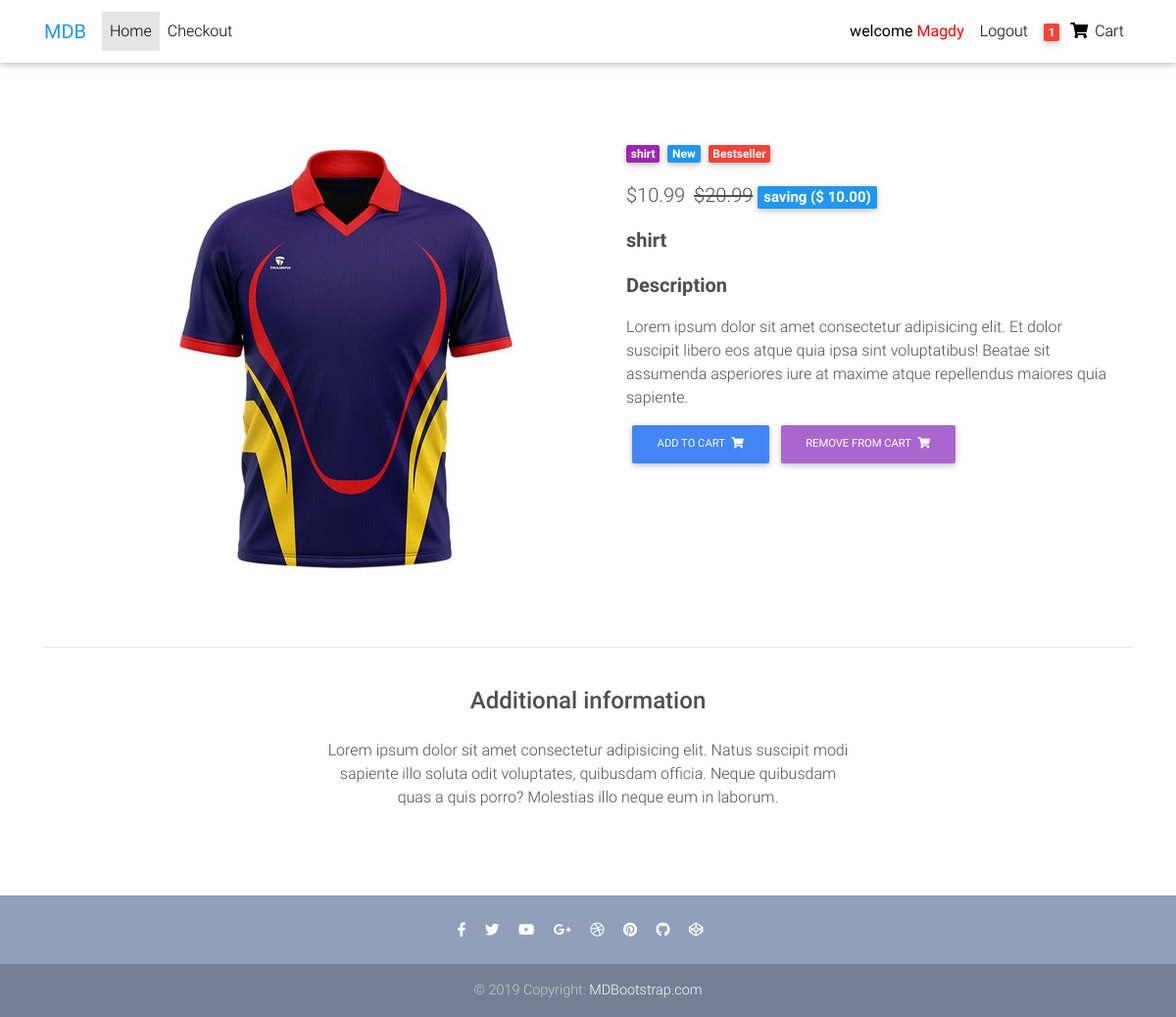
Page /oneItem/shirt (signed in) on the committed database.
### product/models.py (models this page shows, shortened)
class Order( models.Model):
    user=models.ForeignKey(settings.AUTH_USER_MODEL,on_delete=models.CASCADE)
    item = models.ManyToManyField(OrderItem,related_name='orderItems')# model.objects.add(item)
    start_date=models.DateField(auto_now_add=True)
    ordered_date = models.DateTimeField(default=timezone.now)
    ordered=models.BooleanField(default=False)

class OrderItem(models.Model):
        user=models.ForeignKey(settings.AUTH_USER_MODEL,on_delete=models.CASCADE,null=True,blank=True)
        item=models.ForeignKey(Item,on_delete=models.CASCADE)
        quantaty=models.IntegerField(default=1)
        ordered=models.BooleanField(default=False)

class Item(models.Model):
    title = models.CharField(max_length = 150)
    price = models.DecimalField(max_digits=100, decimal_places=2)
    discount_price=models.FloatField(blank=True,null=True)
    category=models.CharField(choices=CATEGORY_CHOICES,max_length=2,default='s')
    label=models.CharField(choices=LABEL_CHOICES,max_length=1,default='p')
    slug=models.SlugField(default='')
    description=models.TextField(null=True,blank=True)
    avaliable=models.BooleanField(default=True)
    add_date=models.DateField(auto_now=True)
    update_date = models.DateField(auto_now=False, auto_now_add=True)
    image = models.ImageField(upload_to='',blank=True,null=True  )
    def saving(self):
        if self.discount_price:
            saving_money= float(self.price)-float(self.discount_price)
            return saving_money

### product/views.py (the view)
# urls.py: path('oneItem/<slug:slug>',oneItem,name='oneItem'),
def oneItem(request,slug):
    item =Item.objects.get(slug=slug)
    context={
        'item':item,
    }
    template='product.html'
    return render(request,template,context)

### product/templatetags/cart_template_tags.py (called while the page is built)
@register.filter
def cart_item_count(user):
    if user.is_authenticated:
        qs = Order.objects.filter(user=user, ordered=False)
        if qs.exists():
            items= qs[0].item.all()
            quantaty=0
            for item in items:
                quantaty+=item.quantaty
            return quantaty
        else:
            return 0

### templates/product.html (shortened to what this page needs)
<!DOCTYPE html>
<html lang="en">
  {% load static %}
  <head>
    <link rel="stylesheet" href="https://use.fontawesome.com/releases/v5.11.2/css/all.css">
    <link href="{% static 'css/bootstrap.min.css' %}" rel="stylesheet">
    <link href="{% static 'css/mdb.min.css' %}"" rel="stylesheet">
    <link href="{% static 'css/style.min.css' %}"" rel="stylesheet">
  </head>
<body>
{% include 'navbar.html'%}
  <main class="mt-5 pt-4">
    <div class="container dark-grey-text mt-5">
      <div class="row wow fadeIn">
        <div class="col-md-6 mb-4">
          <img src="/static{{item.image.url}}" class="img-fluid" alt="" style="height: 500px;margin-left: 80px;">
        </div>
        <div class="col-md-6 mb-4">
          <div class="p-4">
            <div class="mb-3">
              <a href="">
                <span class="badge purple mr-1">{{item.get_category_display}}</span>
              </a>
              <a href="">
                <span class="badge blue mr-1">New</span>
              </a>
              <a href="">
                <span class="badge red mr-1">Bestseller</span>
              </a>
            </div>
            <p class="lead">
              <span class="mr-1">
                {%if item.discount_price%}
                <span>${{item.discount_price}}</span>
              </span>
              <del>${{item.price}}</del>
              <span class="badge blue mr-2">saving ($ {{item.saving|floatformat:2 }})</span>
              {%else%}
              <span>${{item.price}}</span>
            </p>
            {%endif%}
            <p class="lead font-weight-bold">{{item.title}}</p>
            <p class="lead font-weight-bold">Description</p>
            <p>Lorem ipsum dolor sit amet consectetur adipisicing elit. Et dolor suscipit libero eos atque quia ipsa
              sint voluptatibus!
              Beatae sit assumenda asperiores iure at maxime atque repellendus maiores quia sapiente.</p>
              {% if user.is_authenticated %}
            <form class="d-flex justify-content-left">
              <a href="{% url 'add_to_cart' item.slug %}" class="btn btn-primary btn-md my-0 p" >Add to cart
                <i class="fas fa-shopping-cart ml-1"></i>
              </a>
              <a href="{% url 'remove_from_cart' item.slug%}" class="btn btn-secondary btn-md my-0 p" >Remove from cart
                <i class="fas fa-shopping-cart ml-1"></i></a>
              {%endif%}
               </form>
          </div>
        </div>
      </div>
      <hr>
      <div class="row d-flex justify-content-center wow fadeIn">
        <div class="col-md-6 text-center">
          <h4 class="my-4 h4">Additional information</h4>
          <p>Lorem ipsum dolor sit amet consectetur adipisicing elit. Natus suscipit modi sapiente illo soluta odit
            voluptates,
            quibusdam officia. Neque quibusdam quas a quis porro? Molestias illo neque eum in laborum.</p>
        </div>
      </div>
      <div class="row wow fadeIn">
        <div class="col-lg-4 col-md-12 mb-4">
        </div>
        <div class="col-lg-4 col-md-6 mb-4">
        </div>
        <div class="col-lg-4 col-md-6 mb-4">
        </div>
      </div>
    </div>
  </main>
  <footer class="page-footer text-center font-small mt-4 wow fadeIn">
    <hr class="my-4">
    <div class="pb-4">
      <a href="https://www.facebook.com/mdbootstrap" target="_blank">
        <i class="fab fa-facebook-f mr-3"></i>
      </a>
      <a href="https://twitter.com/MDBootstrap" target="_blank">
        <i class="fab fa-twitter mr-3"></i>
      </a>
      <a href="https://www.youtube.com/watch?v=7MUISDJ5ZZ4" target="_blank">
        <i class="fab fa-youtube mr-3"></i>
      </a>
      <a href="https://plus.google.com/u/0/b/107863090883699620484" target="_blank">
        <i class="fab fa-google-plus-g mr-3"></i>
      </a>
      <a href="https://dribbble.com/mdbootstrap" target="_blank">
        <i class="fab fa-dribbble mr-3"></i>
      </a>
      <a href="https://pinterest.com/mdbootstrap" target="_blank">
        <i class="fab fa-pinterest mr-3"></i>
      </a>
      <a href="https://github.com/mdbootstrap/bootstrap-material-design" target="_blank">
        <i class="fab fa-github mr-3"></i>
      </a>
      <a href="http://codepen.io/mdbootstrap/" target="_blank">
        <i class="fab fa-codepen mr-3"></i>
      </a>
    </div>
    <div class="footer-copyright py-3">
      © 2019 Copyright:
      <a href="https://mdbootstrap.com/education/bootstrap/" target="_blank"> MDBootstrap.com </a>
    </div>
  </footer>
</body>
</html>

### templates/navbar.html (shortened to what this page needs)
{% load cart_template_tags %}
  <nav class="navbar fixed-top navbar-expand-lg navbar-light white scrolling-navbar">
    <div class="container">
      <a class="navbar-brand waves-effect" href="https://mdbootstrap.com/docs/jquery/" target="_blank">
        <strong class="blue-text">MDB</strong>
      </a>
      <div class="collapse navbar-collapse" id="navbarSupportedContent">
        <ul class="navbar-nav mr-auto">
          <li class="nav-item active">
            <a class="nav-link waves-effect" href="{% url 'home'%}">Home
            </a>
          </li>
          <li class="nav-item">
            <a class="nav-link waves-effect" href="/checkout" target="_blank">Checkout</a>
          </li>
        </ul>
        <ul class="navbar-nav nav-flex-icons">
          <li class="nav-item">
            <a class="nav-link waves-effect" href="{%url 'reg:register'%}">
              {% if user.is_authenticated %}
               <span class="clearfix d-none d-sm-inline-block"><b> welcome  <span style="color: red">{{user|capfirst}}</span> </span></b>
               {% endif %}
              </a>
           </li>
           {% if user.is_authenticated %}
          <li class="nav-item">
            <a class="nav-link waves-effect" href="{% url 'reg:logout_backend'%}">
              <span class="clearfix d-none d-sm-inline-block"> Logout </span>
            </a>
          </li>
          {% endif %}
          <li class="nav-item">
            <a href="#" class="nav-link waves-effect">
              {% if user.is_authenticated%}
              <span class="badge red z-depth-1 mr-1"> {{request.user|cart_item_count}}</span>
              {%endif%}
              <i class="fas fa-shopping-cart"></i>
              <span class="clearfix d-none d-sm-inline-block"> Cart </span>
            </a>
          </li>
        </ul>
      </div>
    </div>
  </nav>

### rows in the picture
Item: image (picture), category "shirt", discount_price "10.99", price "20.99", saving "10.00", title "shirt"

### other values in the picture
{{ user|capfirst }} "Magdy"
{{ request.user|cart_item_count }} "1"
